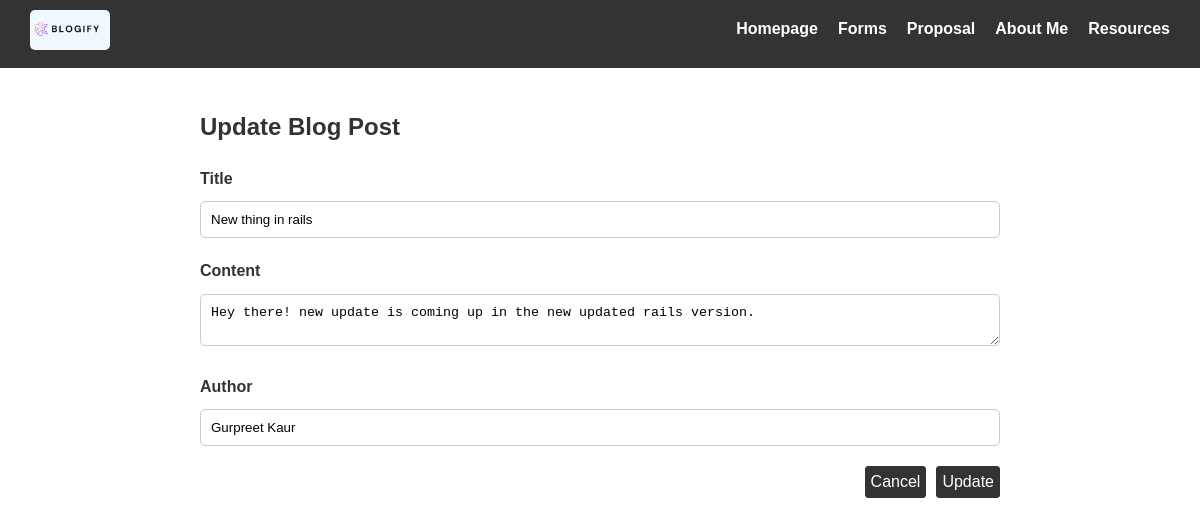
Page /update.php?id=1 on the committed database.
### tables this page shows
CREATE TABLE `blogs` (
  `id` int NOT NULL,
  `title` varchar(255) NOT NULL,
  `content` text NOT NULL,
  `created_at` timestamp NOT NULL DEFAULT CURRENT_TIMESTAMP,
  `author` varchar(255) NOT NULL
);

### update.php (the view, shortened to what this page needs)
<?php
include('config.php');
$title = $content = $author = '';
$error_array = [];
if(isset($_GET["id"]) && !empty(trim($_GET["id"]))){
    $blog_id = trim($_GET["id"]);
    $sql = "SELECT * FROM blogs WHERE id = '$blog_id'";
    $result = mysqli_query($conn, $sql);
    if($result->num_rows == 1){
        $row = $result->fetch_assoc();
        $title = $row["title"];
        $content = $row["content"];
        $author = $row["author"];
    } else{
        $error_array[] = "Record can not be found by given ID = '$blog_id'";
        session_start();
        $_SESSION['errors'] = $error_array;
        header("location: error.php");
        exit();
    }
}
?>
<!DOCTYPE html>
<html lang="en">
<head>
  <link rel="stylesheet" href="css/nav.css">
  <link rel="stylesheet" href="css/styles.css">
  <link rel="stylesheet" href="css/form_style.css">
</head>
<body>
  <?php include('nav.php') ?>
  <div class="container">
    <h2>Update Blog Post</h2>
    <form class="create-form" action="<?php echo htmlspecialchars($_SERVER["PHP_SELF"]); ?>" method="post">
      <div>
        <label>Title</label>
        <input type="text" name="title" value="<?php echo $title; ?>">
      </div>
      <div>
        <label>Content</label>
        <textarea name="content"><?php echo $content; ?></textarea>
      </div>
      <div>
        <label>Author</label>
        <input type="text" name="author" value="<?php echo $author; ?>">
      </div>
      <div class="form-actions content-right">
        <a type="button" class="btn" href="index.php">Cancel</a>
        <input type="submit" value="Update">
      </div>
    </form>
  </div>
</body>
</html>

### nav.css (style rules this page uses)
body { margin: 0; font-family: Arial, sans-serif; }

### styles.css (style rules this page uses)
body { font-family: Arial, sans-serif; line-height: 1.6; color: #333; margin: 0; padding: 0; }
.container { max-width: 800px; margin: 20px auto; padding: 0 20px; }
h2 { margin-top: 40px; }
.content-right { display: flex; justify-content: end; }
.btn, .form-actions input[type="submit"] { text-decoration: none; border: 1px solid #333; background-color: #333; color: white; padding: 2px 5px; border-radius: 3px; font-size: 16px; }

### form_style.css (style rules this page uses)
label { display: block; margin-bottom: 10px; font-weight: bold; }
input[type="text"], input[type="email"], input[type="password"], input[type="date"], input[type="tel"], input[type="number"], select { width: 100%; padding: 10px; margin-bottom: 20px; border: 1px solid #ccc; border-radius: 5px; box-sizing: border-box; }
textarea { width: 100%; padding: 10px; margin-bottom: 20px; border: 1px solid #ccc; border-radius: 5px; box-sizing: border-box; resize: vertical; }
input[type="submit"] { width: 100%; padding: 10px; background-color: #4CAF50; color: #fff; border: none; border-radius: 5px; cursor: pointer; }
.form-actions input[type="submit"] { width: auto; margin-left: 10px; }

### rows in the picture
blogs: title "New thing in rails", content "Hey there! new update is coming up in the new updated rails version.", author "Gurpreet Kaur"
